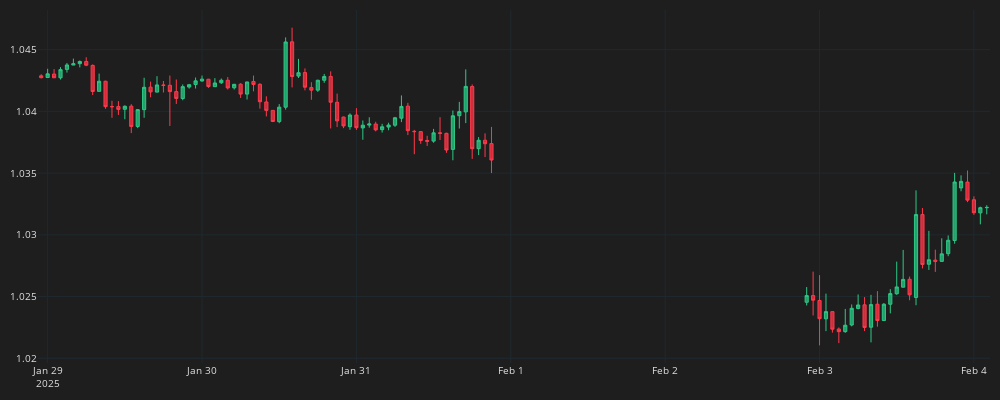

Here is the notebook cell this chart was saved with:
### Code cell
fig = go.Figure()
fig.add_trace(go.Candlestick(
    x=df_plot.time, 
    open=df_plot.mid_o, 
    high=df_plot.mid_h, 
    low=df_plot.mid_l, 
    close=df_plot.mid_c,
    line=dict(width=1),
    opacity=1,
    increasing_fillcolor="#24A06B",
    decreasing_fillcolor="#CC2E3C",
    increasing_line_color="#2EC886",
    decreasing_line_color="#FF3A4C"
))
fig.update_layout(
    width=1000, height=400,
    font=dict(size=10, color="#e1e1e1"),
    margin=dict(l=10, r=10, b=10, t=10),
    paper_bgcolor="#1e1e1e",
    plot_bgcolor="#1e1e1e"
)
fig.update_xaxes(
    gridcolor="#1f292f",
    showgrid=True, fixedrange=True, rangeslider=dict(visible=False)
)
fig.update_yaxes(
    gridcolor="#1f292f",
    showgrid=True
)
fig.show()
